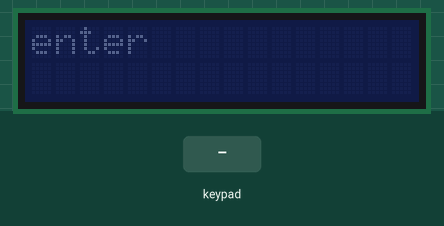
Simulated run of this sketch. Board: Arduino Uno, built with avr-gcc and run on an emulated ATmega328P. On the bench: 16×2 character LCD. The inputs (shaded band) are chosen by the test bench. What the sketch prints to the serial monitor is not drawn.

Above: at 5.6 s.
5.7 s: key '*' pressed
At 5.93 s:
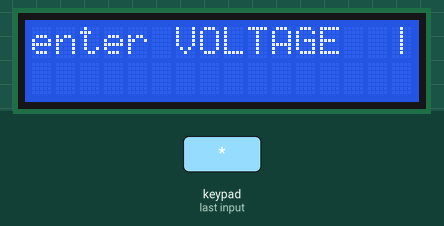
At 6.35 s:
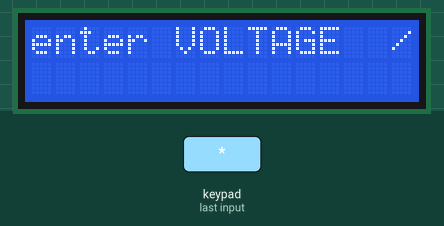
8.4 s: keypad keys 3 8 7 5 pressed 0.4 s apart
At 10.6 s:
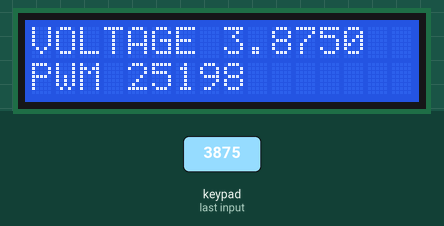
Timing chart, 0 to 12.1 s (numbered marks = the images above; inputs shaded):
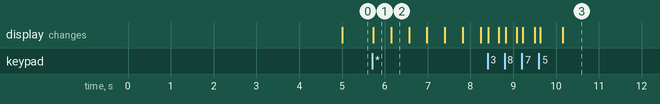

Measured:
- after the input at 5.7 s, the display: changes at once (image 1)
- after the input at 8.4 s, the display: first changes at once (image 3 shows a later state)
- what the display in image 1 shows lasts 0.4 s, from 5.7 s to 6.1 s

The sketch:

dac_in.ino
```cpp
//TODO
//КАЛИБРОВКУ
//КАЛИБРОВОЧНОЕ МЕНЮ? ВВОД КАЛИБРОВОЧНЫХ ЗНАЧЕНИЙ?
//хранение калибровочных значений в EEPROM. тут надо аккуратно, дабы не получилось бесконечного цикла записи.
//для проверки, вместе с записью использовать мигание светодиодом на 13й ноге
//DONE энергосбережение - отключение подсветки через noBacklight() через 5 сек после ввода
#include <LiquidCrystal_I2C.h>
#include <Keypad.h>


byte customChar[] = {
  B00000,
  B10000,
  B01000,
  B00100,
  B00010,
  B00001,
  B00000,
  B00000
};

const byte rows = 4;
const byte cols = 3;
char keys[rows][cols] = {
  {'1','2','3'},
  {'4','5','6'},
  {'7','8','9'},
  {'*','0','.'} //"*" это ввод
};
byte rowPins[rows] = {3, 8, 7, 5};
byte colPins[cols] = {4, 2, 6};
Keypad keypad = Keypad( makeKeymap(keys), rowPins, colPins, rows, cols );

LiquidCrystal_I2C lcd(0x27, 16, 2);

uint32_t tmr;
//калибровочные переменные
uint16_t PWM_max = 64718;
uint16_t PWM_min = 1099;
float U_max = 9.901;
float U_min = 0.2003;
//рабочие переменные
uint16_t PWM = 0;
float U_set = 0;


struct Str
{
  uint16_t senD;
};

void setup() {
  Serial.begin(9600);
  lcd.init();                      // initialize the lcd

  // Print a message to the LCD.
  lcd.backlight();
  lcd.print("enter");
  lcd.createChar(0, customChar);

}

void loop() {
  bool getKeys();//????
  char keyk = keypad.getKey();
  if(keyk =='*')
  {
    lcd.backlight();
  //ввод, вычисление и отправка данных
   U_set = amogus(U_set);//ввод
   PWM = (PWM_min+((U_set-U_min)*(PWM_max-PWM_min)/(U_max-U_min)));//вычисление шим значения исходя из установки
   //это предусматривает некоторое "начальное" значение смещения. его нельзя скомпенсировать. для текущей итерации это около 40мВ.
   //ставить код ниже значения смещения нельзя - это приведет к уходу в минус, переполнению и выдаче максимальных значений 9+В
   lcd.setCursor(0,0);
   lcd.print("VOLTAGE ");//установка
   lcd.print(U_set,4);
   lcd.setCursor(0,1);
   lcd.print("PWM ");//шим значение
   lcd.print(PWM);
   Str buf;//структура для отправки
   buf.senD = PWM;//ввод переменной для отправки
   Serial.write((byte*)&buf, sizeof(buf));//отправка
  tmr = millis();
  }
  if(millis()-tmr>=5000)//если прошло больше 5 сек после ввода, выключаем подсветку
  {
    lcd.noBacklight();
  }
}


//ввод
float amogus(float amogus)
{
uint32_t tmr1;
byte cntr=0;
char key;
char str1[12];
String str = "";
    lcd.clear();
    lcd.setCursor(0,0);
    lcd.print("enter VOLTAGE");
    while(1)
  {
///////////////////// you spin me right round TODO переделать на массив чаров в цикле
    if (millis() - tmr1 >= 420)
  {
    tmr1 = millis();
    switch(cntr)
    {
      case 0:
      {
        lcd.setCursor(15,0);
        lcd.print("|");
        break;
      }
      case 1:
      {
        lcd.setCursor(15,0);
        lcd.print("/");
        break;
      }
      case 2:
      {
        lcd.setCursor(15,0);
        lcd.print("-");
        break;
      }
      case 3:
      {
        lcd.setCursor(15,0);
        lcd.write(0);
        break;
      }
      case 4:
      {
        lcd.setCursor(15,0);
        lcd.print("|");
        break;
      }
      case 5:
      {
        lcd.setCursor(15,0);
        lcd.print("/");
        break;
      }
      case 6:
      {
        lcd.setCursor(15,0);
        lcd.print("-");
        break;
      }
      case 7:
      {
        lcd.setCursor(15,0);
        lcd.write(0);
        break;
      }
      case 8:
      {
        lcd.setCursor(15,0);
        lcd.print("|");
        cntr = 0;
        break;}
      default :
      {
        cntr = 0;
        lcd.setCursor(15,0);
        lcd.print("|");
        break;
      }
    }
    cntr++;

  }
///////////////////end of spin
    key = keypad.getKey();
    if((key != NO_KEY))
    {
    /*if(key == '.')
    {
      lcd.clear();
      return amogus;
    }*/
    if(key != '*')
    {
      if((key!='.')and(str.length()==1)and(str.lastIndexOf('.')==-1))//обязательно тыкать точку вторым символом, если её нет
      {str = str + '.';}
      if((key != '.')or((key == '.') and (str.length()==1)))
      {
      lcd.clear();
      lcd.setCursor(0,0);
      lcd.print("VOLTAGE ");
      lcd.setCursor(9,0);
      str = str + key;
      lcd.print(str);
      //lcd.setCursor(0,1);
      //lcd.print(str.length());
      }

     }

     if((key == '*')or(str.length() >= 5))//нажат ввод (*), достигнут лимит строки
    {

      str.toCharArray(str1, 12);
      amogus = atof(str1);

      str = "";
      if((amogus>9.9999)or(amogus<0.01))
      {
      lcd.clear();
      lcd.setCursor(0,0);
      lcd.print("OVER RANGE");
      delay(500);
        return 0;
      }

      lcd.clear();
      lcd.setCursor(0,0);
      lcd.print("set");
      delay(500);
      lcd.clear();
      break;
    }
    }
    }
      return amogus;
}
```
